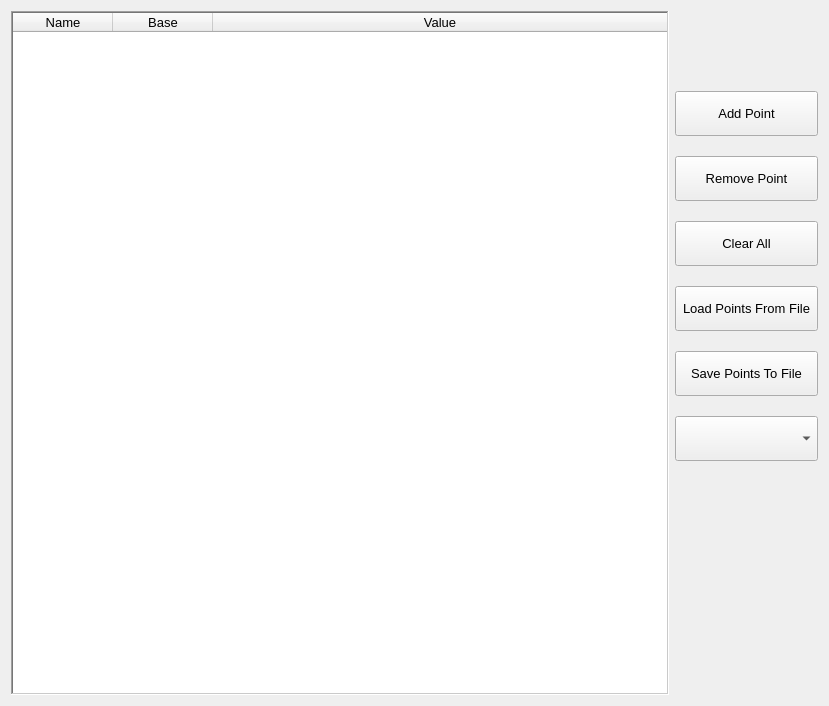
<?xml version="1.0" encoding="UTF-8"?>
<ui version="4.0">
 <class>Form</class>
 <widget class="QWidget" name="Form">
  <property name="geometry">
   <rect>
    <x>0</x>
    <y>0</y>
    <width>829</width>
    <height>706</height>
   </rect>
  </property>
  <property name="windowTitle">
   <string>Form</string>
  </property>
  <layout class="QHBoxLayout" name="horizontalLayout">
   <item>
    <widget class="QTableWidget" name="tblPointEditor">
     <property name="font">
      <font>
       <family>Arial</family>
       <pointsize>10</pointsize>
      </font>
     </property>
     <property name="inputMethodHints">
      <set>Qt::ImhNone</set>
     </property>
     <property name="frameShape">
      <enum>QFrame::WinPanel</enum>
     </property>
     <property name="frameShadow">
      <enum>QFrame::Sunken</enum>
     </property>
     <property name="lineWidth">
      <number>1</number>
     </property>
     <property name="midLineWidth">
      <number>0</number>
     </property>
     <property name="sizeAdjustPolicy">
      <enum>QAbstractScrollArea::AdjustToContents</enum>
     </property>
     <property name="editTriggers">
      <set>QAbstractItemView::AnyKeyPressed|QAbstractItemView::DoubleClicked|QAbstractItemView::EditKeyPressed</set>
     </property>
     <property name="alternatingRowColors">
      <bool>false</bool>
     </property>
     <property name="selectionMode">
      <enum>QAbstractItemView::SingleSelection</enum>
     </property>
     <property name="selectionBehavior">
      <enum>QAbstractItemView::SelectRows</enum>
     </property>
     <property name="gridStyle">
      <enum>Qt::SolidLine</enum>
     </property>
     <property name="sortingEnabled">
      <bool>false</bool>
     </property>
     <property name="wordWrap">
      <bool>false</bool>
     </property>
     <property name="cornerButtonEnabled">
      <bool>false</bool>
     </property>
     <attribute name="horizontalHeaderVisible">
      <bool>true</bool>
     </attribute>
     <attribute name="horizontalHeaderHighlightSections">
      <bool>true</bool>
     </attribute>
     <attribute name="horizontalHeaderShowSortIndicator" stdset="0">
      <bool>false</bool>
     </attribute>
     <attribute name="horizontalHeaderStretchLastSection">
      <bool>true</bool>
     </attribute>
     <attribute name="verticalHeaderVisible">
      <bool>false</bool>
     </attribute>
     <attribute name="verticalHeaderHighlightSections">
      <bool>true</bool>
     </attribute>
     <column>
      <property name="text">
       <string>Name</string>
      </property>
     </column>
     <column>
      <property name="text">
       <string>Base</string>
      </property>
     </column>
     <column>
      <property name="text">
       <string>Value</string>
      </property>
     </column>
    </widget>
   </item>
   <item>
    <layout class="QVBoxLayout" name="verticalLayout">
     <property name="spacing">
      <number>20</number>
     </property>
     <property name="topMargin">
      <number>80</number>
     </property>
     <item>
      <widget class="QToolButton" name="btnAddPoint">
       <property name="sizePolicy">
        <sizepolicy hsizetype="Preferred" vsizetype="Preferred">
         <horstretch>0</horstretch>
         <verstretch>0</verstretch>
        </sizepolicy>
       </property>
       <property name="minimumSize">
        <size>
         <width>0</width>
         <height>45</height>
        </size>
       </property>
       <property name="font">
        <font>
         <family>Arial</family>
         <pointsize>10</pointsize>
        </font>
       </property>
       <property name="text">
        <string>Add Point</string>
       </property>
      </widget>
     </item>
     <item>
      <widget class="QToolButton" name="btnRemovePoint">
       <property name="sizePolicy">
        <sizepolicy hsizetype="Preferred" vsizetype="Preferred">
         <horstretch>0</horstretch>
         <verstretch>0</verstretch>
        </sizepolicy>
       </property>
       <property name="minimumSize">
        <size>
         <width>0</width>
         <height>45</height>
        </size>
       </property>
       <property name="font">
        <font>
         <family>Arial</family>
         <pointsize>10</pointsize>
        </font>
       </property>
       <property name="text">
        <string>Remove Point</string>
       </property>
      </widget>
     </item>
     <item>
      <widget class="QToolButton" name="btnClearAll">
       <property name="sizePolicy">
        <sizepolicy hsizetype="Preferred" vsizetype="Preferred">
         <horstretch>0</horstretch>
         <verstretch>0</verstretch>
        </sizepolicy>
       </property>
       <property name="minimumSize">
        <size>
         <width>0</width>
         <height>45</height>
        </size>
       </property>
       <property name="font">
        <font>
         <family>Arial</family>
         <pointsize>10</pointsize>
        </font>
       </property>
       <property name="text">
        <string>Clear All</string>
       </property>
      </widget>
     </item>
     <item>
      <widget class="QToolButton" name="btnLoadPointsFromFile">
       <property name="sizePolicy">
        <sizepolicy hsizetype="Preferred" vsizetype="Preferred">
         <horstretch>0</horstretch>
         <verstretch>0</verstretch>
        </sizepolicy>
       </property>
       <property name="minimumSize">
        <size>
         <width>0</width>
         <height>45</height>
        </size>
       </property>
       <property name="font">
        <font>
         <family>Arial</family>
         <pointsize>10</pointsize>
        </font>
       </property>
       <property name="text">
        <string>Load Points From File</string>
       </property>
      </widget>
     </item>
     <item>
      <widget class="QToolButton" name="btnSavePointsToFile">
       <property name="sizePolicy">
        <sizepolicy hsizetype="Preferred" vsizetype="Preferred">
         <horstretch>0</horstretch>
         <verstretch>0</verstretch>
        </sizepolicy>
       </property>
       <property name="minimumSize">
        <size>
         <width>0</width>
         <height>45</height>
        </size>
       </property>
       <property name="font">
        <font>
         <family>Arial</family>
         <pointsize>10</pointsize>
        </font>
       </property>
       <property name="text">
        <string>Save Points To File</string>
       </property>
      </widget>
     </item>
     <item>
      <widget class="QComboBox" name="cboBase">
       <property name="sizePolicy">
        <sizepolicy hsizetype="Preferred" vsizetype="Preferred">
         <horstretch>0</horstretch>
         <verstretch>0</verstretch>
        </sizepolicy>
       </property>
       <property name="minimumSize">
        <size>
         <width>0</width>
         <height>45</height>
        </size>
       </property>
       <property name="font">
        <font>
         <family>Arial</family>
         <pointsize>10</pointsize>
        </font>
       </property>
      </widget>
     </item>
     <item>
      <spacer name="verticalSpacer">
       <property name="orientation">
        <enum>Qt::Vertical</enum>
       </property>
       <property name="sizeHint" stdset="0">
        <size>
         <width>20</width>
         <height>40</height>
        </size>
       </property>
      </spacer>
     </item>
    </layout>
   </item>
  </layout>
 </widget>
 <resources/>
 <connections/>
</ui>
